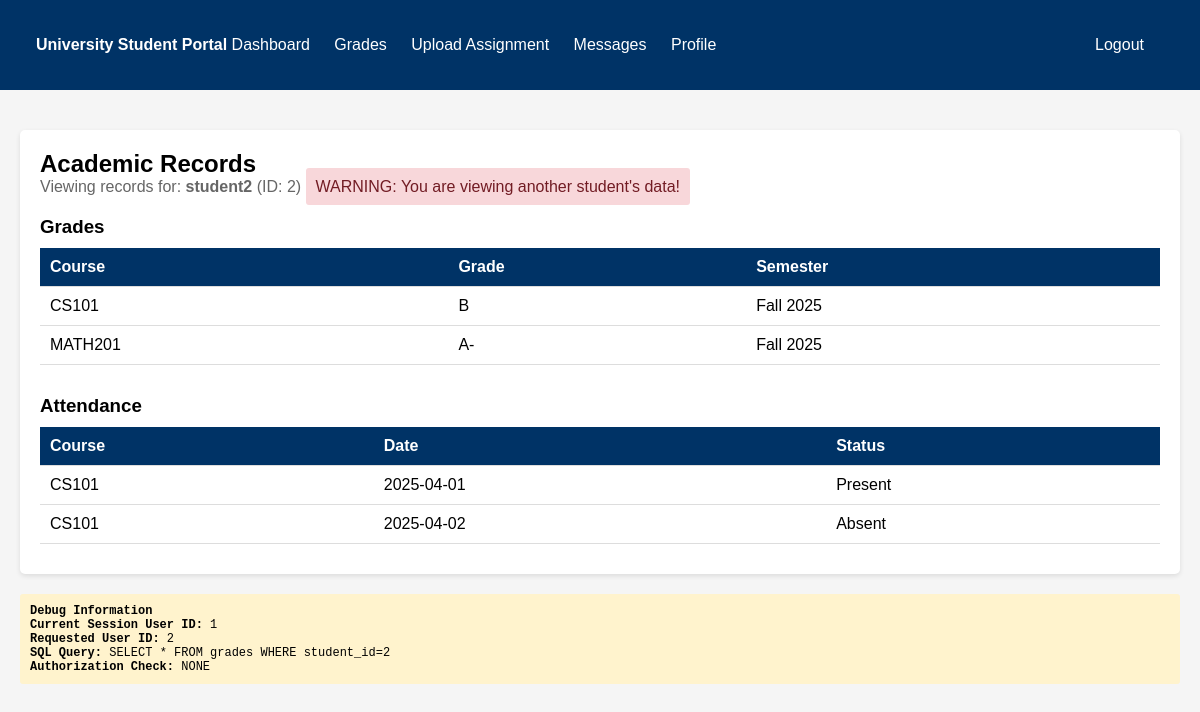
Screenshot of /grades.php?user_id=2 (signed in) with the database file from the repository.
### tables this page shows
CREATE TABLE IF NOT EXISTS users (
    id INT AUTO_INCREMENT PRIMARY KEY,
    username VARCHAR(50) UNIQUE NOT NULL,
    password VARCHAR(32) NOT NULL,   
    email VARCHAR(100),
    role ENUM('student', 'lecturer') DEFAULT 'student',
    full_name VARCHAR(100),
    phone VARCHAR(20),
    address TEXT,
    created_at TIMESTAMP DEFAULT CURRENT_TIMESTAMP
);

CREATE TABLE IF NOT EXISTS grades (
    id INT AUTO_INCREMENT PRIMARY KEY,
    student_id INT,
    course VARCHAR(50),
    grade VARCHAR(5),
    semester VARCHAR(20),
    FOREIGN KEY (student_id) REFERENCES users(id)
);

CREATE TABLE IF NOT EXISTS attendance (
    id INT AUTO_INCREMENT PRIMARY KEY,
    student_id INT,
    course VARCHAR(50),
    date DATE,
    status VARCHAR(20),
    FOREIGN KEY (student_id) REFERENCES users(id)
);

### grades.php (the view, shortened to what this page needs)
<?php
$conn = getDB();
$user_id = isset($_GET['user_id']) ? $_GET['user_id'] : $_SESSION['user_id'];
$query = "SELECT * FROM users WHERE id = $user_id";
$user_result = $conn->query($query);
$target_user = $user_result->fetch_assoc();
$grades_query = "SELECT * FROM grades WHERE student_id = $user_id";
$grades_result = $conn->query($grades_query);
$attendance_query = "SELECT * FROM attendance WHERE student_id = $user_id";
$attendance_result = $conn->query($attendance_query);
?>
<!DOCTYPE html>
<html>
<head>
</head>
<body>
    <div class="navbar">
        <div class="container">
            <strong>University Student Portal</strong>
            <a href="dashboard.php">Dashboard</a>
            <a href="grades.php">Grades</a>
            <?php if ($_SESSION['role'] == 'student'): ?>
                <a href="upload.php">Upload Assignment</a>
            <?php endif; ?>
            <a href="messages.php">Messages</a>
            <a href="profile.php">Profile</a>
            <a href="logout.php" style="float: right;">Logout</a>
        </div>
    </div>
    <div class="container">
        <div class="card">
            <h2>Academic Records</h2>
            <p style="color: #666; margin-bottom: 20px;">
                Viewing records for: <strong><?php echo $target_user['username'] ?? 'Unknown'; ?></strong> (ID: <?php echo $user_id; ?>)
                <?php if ($user_id != $_SESSION['user_id']): ?>
                    <span class="warning">WARNING: You are viewing another student's data!</span>
                <?php endif; ?>
            </p>
            <h3>Grades</h3>
            <table>
                <thead>
                    <tr>
                        <th>Course</th>
                        <th>Grade</th>
                        <th>Semester</th>
                    </tr>
                </thead>
                <tbody>
                    <?php while ($grade = $grades_result->fetch_assoc()): ?>
                    <tr>
                        <td><?php echo $grade['course']; ?></td>
                        <td><?php echo $grade['grade']; ?></td>
                        <td><?php echo $grade['semester']; ?></td>
                    </tr>
                    <?php endwhile; ?>
                </tbody>
            </table>
            <h3 style="margin-top: 30px;">Attendance</h3>
            <table>
                <thead>
                    <tr>
                        <th>Course</th>
                        <th>Date</th>
                        <th>Status</th>
                    </tr>
                </thead>
                <tbody>
                    <?php while ($att = $attendance_result->fetch_assoc()): ?>
                    <tr>
                        <td><?php echo $att['course']; ?></td>
                        <td><?php echo $att['date']; ?></td>
                        <td><?php echo $att['status']; ?></td>
                    </tr>
                    <?php endwhile; ?>
                </tbody>
            </table>
        </div>
        <div class="debug">
            <h4>Debug Information</h4>
            <p><strong>Current Session User ID:</strong> <?php echo $_SESSION['user_id']; ?></p>
            <p><strong>Requested User ID:</strong> <?php echo $user_id; ?></p>
            <p><strong>SQL Query:</strong> SELECT * FROM grades WHERE student_id=<?php echo $user_id; ?></p>
            <p><strong>Authorization Check:</strong> NONE</p>
        </div>
    </div>
</body>
</html>

### grades.php (style rules this page uses)
* { margin: 0; padding: 0; box-sizing: border-box; }
body { font-family: Arial, sans-serif; background: #f5f5f5; }
.navbar { background: #003366; color: white; padding: 1rem; }
.navbar a { color: white; text-decoration: none; margin-right: 20px; }
.container { max-width: 1200px; margin: 0 auto; padding: 20px; }
.card { background: white; padding: 20px; margin: 20px 0; border-radius: 5px; box-shadow: 0 2px 5px rgba(0,0,0,0.1); }
table { width: 100%; border-collapse: collapse; margin: 10px 0; }
th, td { padding: 10px; text-align: left; border-bottom: 1px solid #ddd; }
th { background: #003366; color: white; }
.warning { background: #f8d7da; color: #721c24; padding: 10px; margin: 10px 0; border-radius: 3px; }
.debug { background: #fff3cd; padding: 10px; margin: 10px 0; border-radius: 3px; font-family: monospace; font-size: 12px; }

### rows the page displays
users: username "student2"
grades: course "CS101", grade "B", semester "Fall 2025"
grades: course "MATH201", grade "A-", semester "Fall 2025"
attendance: course "CS101", date "2025-04-01", status "Present"
attendance: course "CS101", date "2025-04-02", status "Absent"

### other values shown
$user_id "2"
$_SESSION['user_id'] "1"
